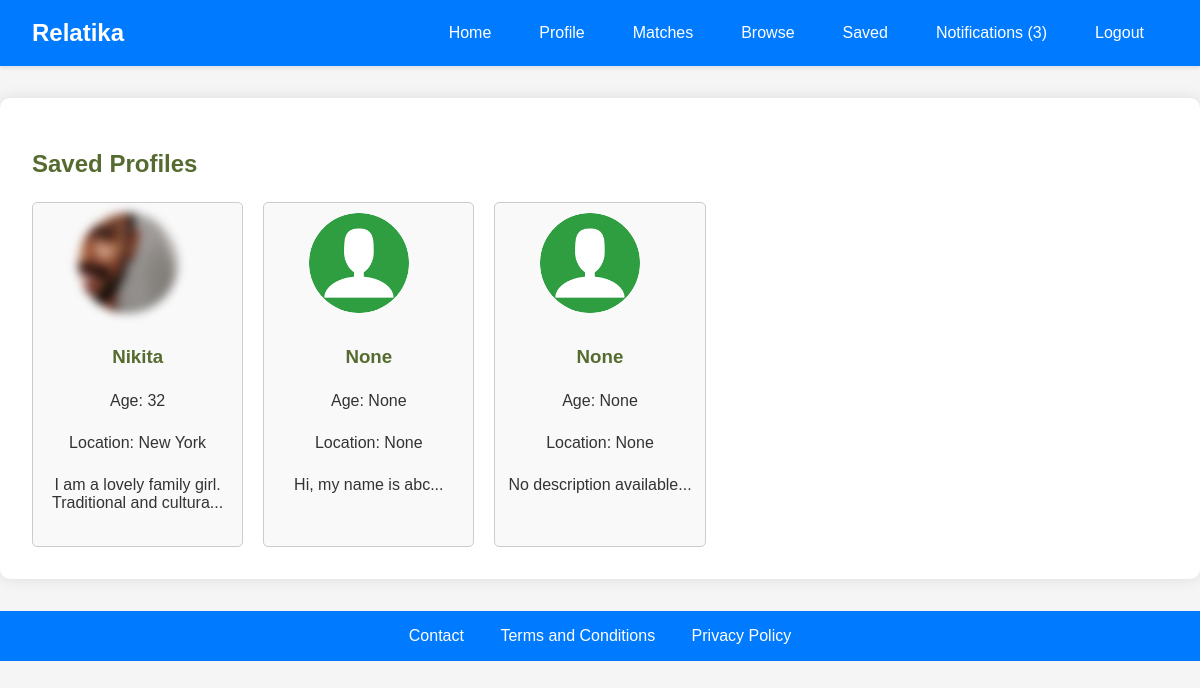
Screenshot of /saved (signed in) with the database file from the repository.
### tables this page shows
CREATE TABLE "photos" (
	"id"	INTEGER,
	"user_id"	INTEGER,
	"filename"	TEXT,
	PRIMARY KEY("id" AUTOINCREMENT)
);

CREATE TABLE "users" (
	"id"	INTEGER,
	"username"	TEXT NOT NULL UNIQUE,
	"password"	TEXT NOT NULL,
	"about"	TEXT,
	"name"	TEXT,
	"age"	INTEGER,
	"gender"	TEXT,
	"looking_for"	TEXT,
	"location"	TEXT,
	"latitude"	REAL,
	"longitude"	REAL,
	"email"	TEXT,
	"tel"	TEXT,
	"instagram"	TEXT,
	"telegram"	TEXT,
	PRIMARY KEY("id" AUTOINCREMENT)
);

### app.py (the view)
@app.route('/saved')
def saved():
    if 'user_id' not in session:
        return redirect(url_for('login'))
    user_id = session['user_id']
    conn = get_db_connection()
    photo_reveals = conn.execute('SELECT requestee_id as user_id FROM photo_reveals WHERE requester_id = ?', (user_id,)).fetchall()
    contact_shares = conn.execute('SELECT requestee_id as user_id FROM contact_shares WHERE requester_id = ?', (user_id,)).fetchall()
    heart_likes = conn.execute('SELECT profile_id as user_id FROM saved_profiles WHERE user_id = ?', (user_id,)).fetchall()
    saved_profiles = list({row['user_id'] for row in photo_reveals + contact_shares + heart_likes})
    if saved_profiles:
        placeholders = ', '.join(['?'] * len(saved_profiles))
        users = conn.execute(f'SELECT id, name, age, location, about FROM users WHERE id IN ({placeholders})', tuple(saved_profiles)).fetchall()
        users_list = [dict(user) for user in users]
        for user in users_list:
            photo = conn.execute('SELECT filename FROM photos WHERE user_id = ?', (user['id'],)).fetchone()
            user['photo'] = photo['filename'] if photo else None
        random.shuffle(users_list)
    else:
        users_list = []
    conn.close()
    return render_template('saved.html', users=users_list)

### app.py (called while the page is built)
def get_db_connection():
    retries = 5
    while retries > 0:
        try:
            conn = sqlite3.connect(users_table, check_same_thread=False)
            conn.row_factory = sqlite3.Row
            return conn
        except sqlite3.OperationalError as e:
            if 'database is locked' in str(e):
                time.sleep(1)
                retries -= 1
            else:
                raise e
    raise Exception("Database is locked for too long, giving up.")

### templates/saved.html (shortened to what this page needs)
{% extends "base.html" %}
{% block content %}
<h2>Saved Profiles</h2>
<div class="grid-container">
    {% for user in users %}
    <div class="grid-item" onclick="location.href='/view_profile/{{ user.id }}'">
        <div class="profile">
            <div class="profile-photo">
                {% if user.photo %}
                <img src="{{ url_for('static', filename='uploads/' ~ user.photo) }}" alt="User Photo" style="width:100px; height:100px; filter: blur(5px);">
                {% else %}
                <img src="{{ url_for('static', filename='placeholder.png') }}" alt="Placeholder Photo" style="width:100px; height:100px;">
                {% endif %}
            </div>
            <div class="profile-info">
                <h3>{{ user.name }}</h3>
                <p>Age: {{ user.age }}</p>
                <p>Location: {{ user.location }}</p>
                <p>{{ user.about[:50] if user.about else 'No description available' }}...</p>
            </div>
        </div>
    </div>
    {% endfor %}
</div>
{% endblock %}

### static/css/styles.css (style rules this page uses)
body { font-family: Arial, sans-serif; background-color: #f0f4f3; color: #2f4f4f; margin: 0; padding: 0; }
h1, h2, h3 { color: #556b2f; }
.grid-container { display: grid; grid-template-columns: repeat(auto-fill, minmax(200px, 1fr)); gap: 20px; }
.grid-item { border: 1px solid #ccc; padding: 10px; border-radius: 5px; background-color: #f9f9f9; text-align: center; cursor: pointer; }
.profile-photo img { border-radius: 50%; margin-bottom: 10px; }
.profile-photo img { border-radius: 50%; margin-right: 20px; }
.profile-info { flex: 1; }

### templates/base.html (style rules this page uses)
body { font-family: 'Arial', sans-serif; margin: 0; padding: 0; background-color: #f5f5f5; color: #333; }
.container h1, .container h2, .container h3, .container p { margin-bottom: 1.5rem; }

### templates/saved.html (style rules this page uses)
.grid-container { display: grid; grid-template-columns: repeat(auto-fill, minmax(200px, 1fr)); gap: 20px; }
.grid-item { border: 1px solid #ccc; padding: 10px; border-radius: 5px; background-color: #f9f9f9; text-align: center; cursor: pointer; }
.profile-photo img { border-radius: 50%; margin-bottom: 10px; }

### rows the page displays
photos: filename (picture)
users: name "Nikita", location "New York", about "I am a lovely family girl. Traditional and cultura"
users: name "None", age "None", location "None", about "Hi, my name is abc"

### other values shown
{{ notification_count }} "3"
{{ user.age }} "32" "None"
{{ user.name }} "None"
{{ user.location }} "None"
{{ user.about[:50] if user.about else 'No description available' }} "No description available"
